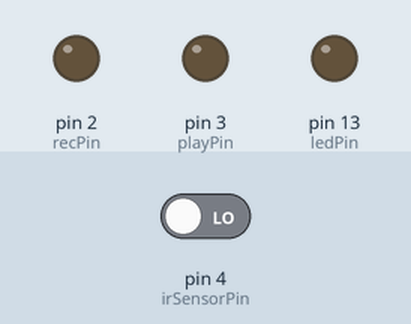
The sketch below on a simulated Arduino Uno, built with avr-gcc and run on an emulated ATmega328P. On the bench: output pins drawn as LEDs (lit = HIGH). The inputs (shaded band) are chosen by the test bench; at power-on: pin 4 (irSensorPin) LOW.

Above: at 1.2 s.
1.3 s: pin 4 (irSensorPin) driven HIGH
At 2.3 s:
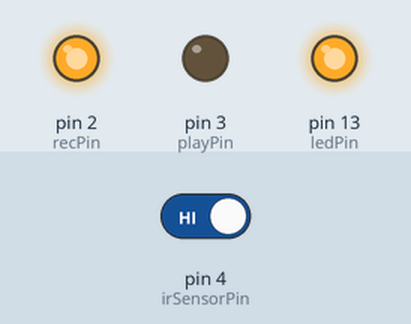
At 8.0 s:
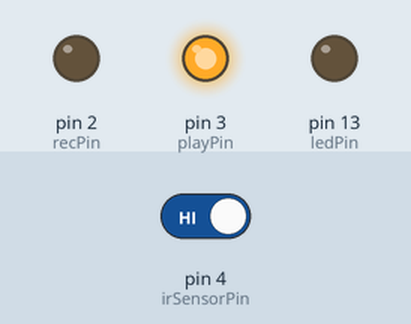
Timing chart, 0 to 14.8 s (numbered marks = the images above; inputs shaded):
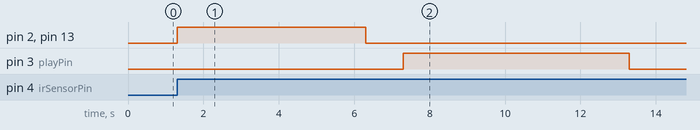

Measured:
- after the input at 1.3 s, pin 2 (recPin), pin 13 (ledPin): LOW → HIGH at once, → LOW 5.0 s later; pin 3 (playPin): LOW → HIGH after 6.0 s, → LOW 6.0 s later

The sketch:

ISD1820.ino
```cpp
const int recPin = 2;
const int playPin = 3;
const int irSensorPin = 4;
const int ledPin = 13;

void setup()
{
  pinMode(recPin, OUTPUT);
  pinMode(playPin, OUTPUT);
  pinMode(ledPin, OUTPUT);
  pinMode(irSensorPin, INPUT);

  digitalWrite(recPin, LOW);
  digitalWrite(playPin, LOW);
  digitalWrite(ledPin, LOW);
  if (digitalRead(irSensorPin))
  {
    while (digitalRead(irSensorPin));
  }
}

void loop()
{

  if (digitalRead(irSensorPin))
  {
    digitalWrite(ledPin, HIGH);
    digitalWrite(recPin, HIGH);
    delay(5000);
    digitalWrite(ledPin, LOW);
    digitalWrite(recPin, LOW);
    delay(1000);
    digitalWrite(playPin, HIGH);
    delay(6000);
    digitalWrite(playPin, LOW);
    while (digitalRead(irSensorPin));
  }
}
```
